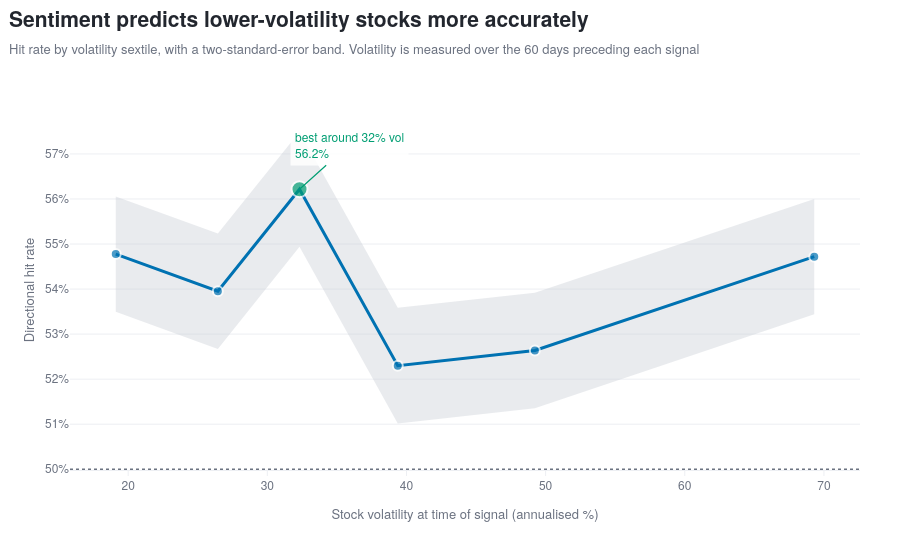

Notebook code for this chart:
### Code cell
best_i = vq.hit.idxmax()
fig = go.Figure()

fig.add_trace(go.Scatter(
    x=list(vq.vol_mid)+list(vq.vol_mid[::-1]),
    y=list(vq.hit+2*vq.se)+list((vq.hit-2*vq.se)[::-1]),
    fill='toself', fillcolor='rgba(191,197,207,0.35)',
    line=dict(color='rgba(0,0,0,0)'), hoverinfo='skip', showlegend=False))

fig.add_trace(go.Scatter(
    x=vq.vol_mid, y=vq.hit, mode='lines+markers',
    line=dict(color=POS, width=3),
    marker=dict(size=[16 if i==best_i else 10 for i in vq.index],
                color=[ACCENT if i==best_i else POS for i in vq.index],
                line=dict(color='white', width=2)),
    customdata=vq.n,
    hovertemplate='%{x:.0f}% annualised vol<br>hit rate %{y:.1%}<br>%{customdata:,} signals<extra></extra>',
    showlegend=False))

fig.add_hline(y=0.5, line_color=MUTED, line_width=1.5, line_dash='dot')

br = vq.loc[best_i]
note(fig, f'best around {br.vol_mid:.0f}% vol<br>{br.hit:.1%}',
     x=float(br.vol_mid), y=float(br.hit), ax=50, ay=-45, color=ACCENT)

fig.update_xaxes(title='Stock volatility at time of signal (annualised %)')
fig.update_yaxes(title='Directional hit rate', tickformat='.0%')

lo, hi = vq.iloc[0], vq.iloc[-1]
trend = 'higher' if hi.hit > lo.hit else 'lower'
titled(fig,
       f'Sentiment predicts {trend}-volatility stocks more accurately',
       'Hit rate by volatility sextile, with a two-standard-error band. Volatility is '
       'measured over the 60 days preceding each signal',
       height=540)
fig.show()

print(f'Calmest sextile ({lo.vol_mid:.0f}% vol): {lo.hit:.1%}')
print(f'Wildest sextile ({hi.vol_mid:.0f}% vol): {hi.hit:.1%}')

### Figure 1 — Plotly figure (JSON) as saved in the notebook; plotly's stock layout.template omitted (floating-point values rounded to 4 significant figures)
{"data": [{"fill": "toself", "fillcolor": "rgba(191,197,207,0.35)", "hoverinfo": "skip", "line": {"color": "rgba(0,0,0,0)"}, "showlegend": false, "type": "scatter", "x": [19.11, 26.45, 32.31, 39.37, 49.23, 69.3, 69.3, 49.23, 39.37, 32.31, 26.45, 19.11], "y": [0.5606, 0.5523, 0.5749, 0.5358, 0.5392, 0.56, 0.5344, 0.5135, 0.5101, 0.5494, 0.5267, 0.535]}, {"customdata": [6050, 6048, 6048, 6048, 6049, 6049], "hovertemplate": "%{x:.0f}% annualised vol<br>hit rate %{y:.1%}<br>%{customdata:,} signals<extra></extra>", "line": {"color": "#0072B2", "width": 3}, "marker": {"color": ["#0072B2", "#0072B2", "#009E73", "#0072B2", "#0072B2", "#0072B2"], "line": {"color": "white", "width": 2}, "size": [10, 10, 16, 10, 10, 10]}, "mode": "lines+markers", "showlegend": false, "type": "scatter", "x": [19.11, 26.45, 32.31, 39.37, 49.23, 69.3], "y": [0.5478, 0.5395, 0.5622, 0.523, 0.5264, 0.5472]}], "layout": {"annotations": [{"align": "left", "arrowcolor": "#009E73", "arrowhead": 0, "arrowwidth": 1.2, "ax": 50, "ay": -45, "bgcolor": "rgba(255,255,255,0.85)", "borderpad": 4, "font": {"color": "#009E73", "size": 12}, "showarrow": true, "text": "best around 32% vol<br>56.2%", "x": 32.31, "y": 0.5622}], "height": 540, "shapes": [{"line": {"color": "#6B7280", "dash": "dot", "width": 1.5}, "type": "line", "x0": 0, "x1": 1, "xref": "x domain", "y0": 0.5, "y1": 0.5, "yref": "y"}], "title": {"text": "<b>Sentiment predicts lower-volatility stocks more accurately</b><br><span style='font-size:13px;color:#6B7280'>Hit rate by volatility sextile, with a two-standard-error band. Volatility is measured over the 60 days preceding each signal</span>"}, "xaxis": {"title": {"text": "Stock volatility at time of signal (annualised %)"}}, "yaxis": {"tickformat": ".0%", "title": {"text": "Directional hit rate"}}}}
